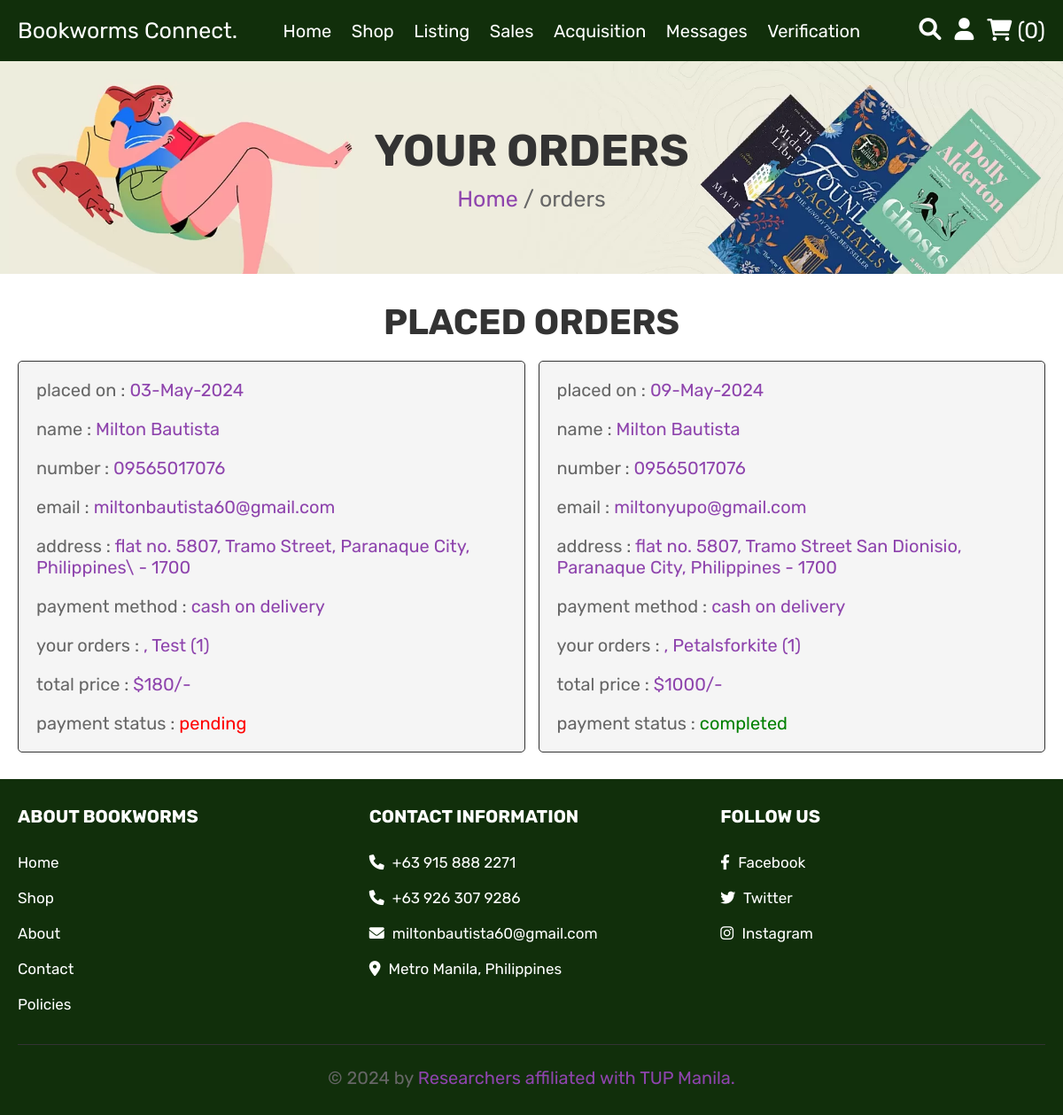
/orders.php (signed in), run on an earlier commit of the app's database.
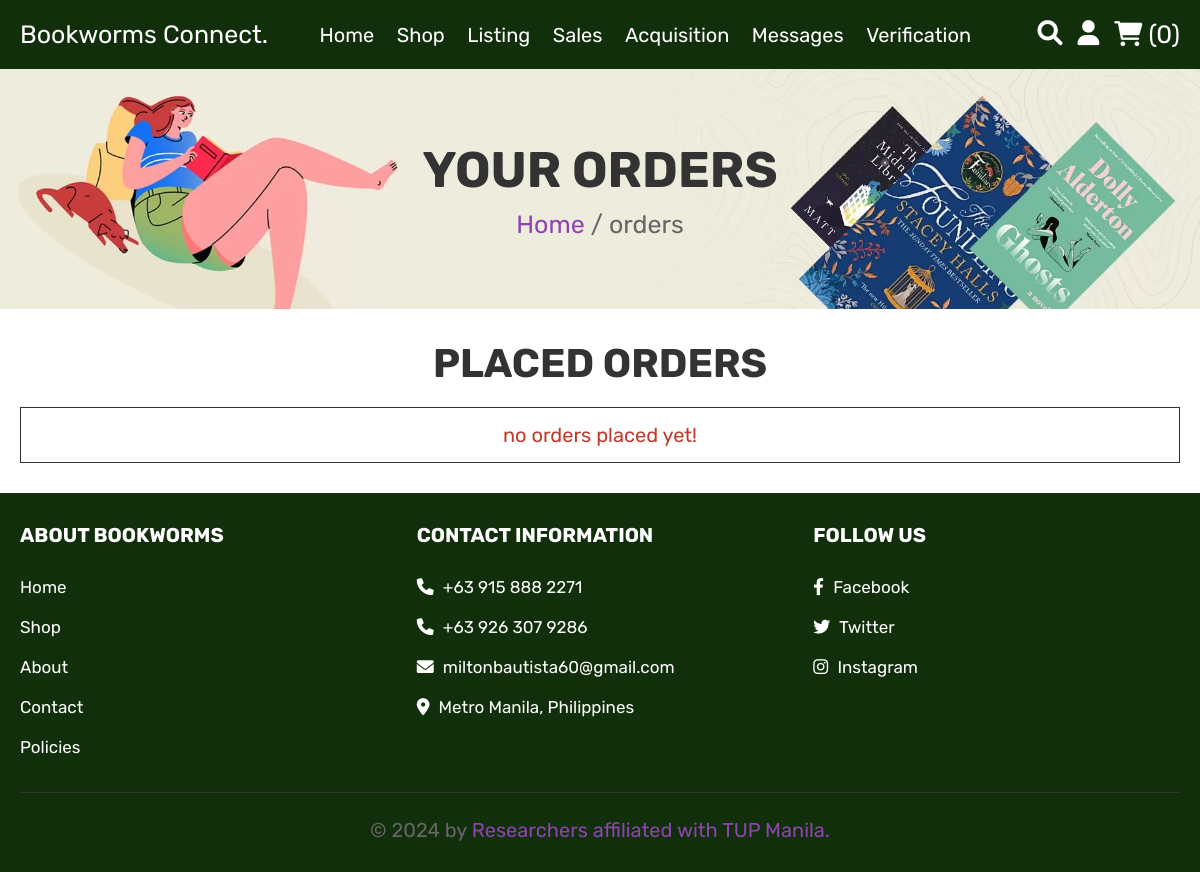
And on a later commit of the database.
### tables this page shows
CREATE TABLE `orders` (
  `id` int(100) NOT NULL,
  `user_id` int(100) NOT NULL,
  `name` varchar(100) NOT NULL,
  `buyer_name` varchar(100) DEFAULT NULL,
  `number` varchar(12) NOT NULL,
  `email` varchar(100) NOT NULL,
  `method` varchar(50) NOT NULL,
  `address` varchar(500) NOT NULL,
  `total_products` varchar(1000) NOT NULL,
  `total_price` int(100) NOT NULL,
  `placed_on` varchar(50) NOT NULL,
  `payment_status` varchar(20) NOT NULL DEFAULT 'pending',
  `buyer_id` int(11) DEFAULT NULL
);

### orders.php (the view, shortened to what this page needs)
<?php
include 'config.php';
?>
<!DOCTYPE html>
<html lang="en">
<head>
   <link rel="stylesheet" href="https://cdnjs.cloudflare.com/ajax/libs/font-awesome/6.0.0/css/all.min.css">
   <link rel="stylesheet" href="css/style.css">
</head>
<body>
<?php include 'header.php'; ?>
<div class="heading">
   <h3>your orders</h3>
   <p> <a href="home.php">Home</a> / orders </p>
</div>
<section class="placed-orders">
   <h1 class="title">placed orders</h1>
   <div class="box-container">
      <?php
         $order_query = mysqli_query($conn, "SELECT * FROM `orders` WHERE user_id = '$user_id'") or die('query failed');
         if(mysqli_num_rows($order_query) > 0){
            while($fetch_orders = mysqli_fetch_assoc($order_query)){
      ?>
      <div class="box">
         <p> placed on : <span><?php echo $fetch_orders['placed_on']; ?></span> </p>
         <p> name : <span><?php echo $fetch_orders['name']; ?></span> </p>
         <p> number : <span><?php echo $fetch_orders['number']; ?></span> </p>
         <p> email : <span><?php echo $fetch_orders['email']; ?></span> </p>
         <p> address : <span><?php echo $fetch_orders['address']; ?></span> </p>
         <p> payment method : <span><?php echo $fetch_orders['method']; ?></span> </p>
         <p> your orders : <span><?php echo $fetch_orders['total_products']; ?></span> </p>
         <p> total price : <span>$<?php echo $fetch_orders['total_price']; ?>/-</span> </p>
         <p> payment status : <span style="color:<?php if($fetch_orders['payment_status'] == 'pending'){ echo 'red'; }else{ echo 'green'; } ?>;"><?php echo $fetch_orders['payment_status']; ?></span> </p>
         </div>
      <?php
       }
      }else{
         echo '<p class="empty">no orders placed yet!</p>';
      }
      ?>
   </div>
</section>
<?php include 'footer.php'; ?>
</body>
</html>

### header.php (shortened to what this page needs)
<link rel="stylesheet" href="./css/style.css">
<header class="header">
   <div class="header-2">
      <div class="flex">
         <a href="home.php" class="logo">Bookworms Connect.</a>
         <nav class="navbar">
         <a href="home.php"class="button-34" id="special-color">Home</a>
            <a href="shop.php"class="button-34" id="special-color">Shop</a>
            <a href="user_products.php"class="button-34" id="special-color">Listing</a>
            <a href="user_orders.php"class="button-34" id="special-color">Sales</a>
            <a href="orders.php"class="button-34" id="special-color">Acquisition</a>
            <a href="messages.php"class="button-34" id="special-color">Messages</a>
            <a href="verify_user.php"class="button-34" id="special-color">Verification</a>
         </nav>
         <div class="icons" style="display:flex; margin:0;">
            <a href="search_page.php" class="fas fa-search"></a>
            <div id="user-btn" class="fas fa-user"></div>
            <?php
            function render_cart($user_id) {
               global $conn;
               $select_cart_number = mysqli_query($conn, "SELECT * FROM `cart` WHERE user_id = '$user_id'") or die('query failed');
               $cart_rows_number = mysqli_num_rows($select_cart_number);
               return $cart_rows_number;
           }
            ?>
          <div class="icons" style="display:flex; margin:0;">
               <?php
                     if (isset($_SESSION['user_id'])) {
                        $user_id = $_SESSION['user_id'];
                        $cart_rows_number = render_cart($user_id);
               ?>
               <a href="cart.php"> <i class="fas fa-shopping-cart"></i> <span>(<?php echo $cart_rows_number; ?>)</span> </a>
               <?php } ?>
               </div>
         </div>
      </div>
   </div>
</header>

### footer.php
<section class="footer">
   <div class="box-container">
      <div class="box">
         <h3>About Bookworms</h3>
         <a href="home.php">Home</a>
         <a href="shop.php">Shop</a>
         <a href="about.php">About</a>
         <a href="contact.php">Contact</a>
         <a href="policies.php">Policies</a>
      </div>
      <div class="box">
         <h3>Contact Information</h3>
         <p> <i class="fas fa-phone"></i> +63 915 888 2271 </p>
         <p> <i class="fas fa-phone"></i> +63 926 307 9286 </p>
         <p> <i class="fas fa-envelope"></i> miltonbautista60@gmail.com </p>
         <p> <i class="fas fa-map-marker-alt"></i> Metro Manila, Philippines </p>
      </div>
      <div class="box">
         <h3>Follow Us</h3>
         <a href="https://www.facebook.com/"> <i class="fab fa-facebook-f"></i> Facebook </a>
         <a href="https://twitter.com"> <i class="fab fa-twitter"></i> Twitter </a>
         <a href="https://www.instagram.com/"> <i class="fab fa-instagram"></i> Instagram </a>
      </div>
   </div>
   <p class="credit"> &copy; <?php echo date('Y'); ?> by <span>Researchers affiliated with TUP Manila.</span> </p>
</section>

### css/style.css (style rules this page uses)
:root { --purple:#8e44ad; --red:#c0392b; --orange:#f39c12; --black:#333; --white:#fff; --light-color:#666; --light-white:#ccc; --light-bg:#f5f5f5; --border:.1rem solid var(--black); --box-shadow:0 .5rem 1rem rgba(0,0,0,.1); }
* { font-family: 'Rubik', sans-serif; margin:0; padding:0; box-sizing: border-box; outline: none; border:none; text-decoration: none; transition:all .2s linear; }
html { font-size: 62.5%; overflow-x: hidden; }
section { padding:3rem 2rem; }
.empty { padding:1.5rem; text-align: center; border:var(--border); background-color: var(--white); color:var(--red); font-size: 2rem; }
.title { text-align: center; padding-top: 1px; margin-bottom: 2rem; text-transform: uppercase; color:var(--black); font-size: 4rem; }
.heading { min-height: 30vh; display: flex; flex-flow: column; align-items: center; justify-content: center; gap:1rem; background: url(../images/heading-bg.webp) no-repeat; background-size: cover; background-position: center; text-align: center; }
.heading h3 { font-size: 5rem; color:var(--black); text-transform: uppercase; }
.heading p { font-size: 2.5rem; color:var(--light-color); }
.heading p a { color:var(--purple); }
.header .header-2 { background-color: #112f0B; box-shadow: var(--box-shadow); }
.header .header-2 .flex { padding:2rem; display: flex; align-items: center; justify-content: space-between; max-width: 1200px; margin:0 auto; position: relative; }
.header .header-2 .flex .logo { font-size: 2.5rem; color:var(--white); }
.header .header-2 .flex .navbar a { margin:0 1rem; font-size: 2rem; color:var(--white); }
.header .header-2 .flex .icons > * { font-size: 2.5rem; color:var(--white); cursor: pointer; margin-left: 1.5rem; }
.placed-orders .box-container { max-width: 1200px; margin:0 auto; display:flex; flex-wrap: wrap; align-items: center; gap:1.5rem; }
.placed-orders .box-container .empty { flex:1; }
.footer { background-color: #112f0B; color: white; }
.footer .box-container { max-width: 1200px; margin:0 auto; display: grid; grid-template-columns: repeat(auto-fit, minmax(25rem, 1fr)); gap:3rem; }
.footer .box-container .box h3 { text-transform: uppercase; color:var(--white); font-size: 2rem; padding-bottom: 2rem; }
.footer .box-container .box p, .footer .box-container .box a { display: block; font-size: 1.7rem; color:var(--white); padding:1rem 0; }
.footer .box-container .box p i, .footer .box-container .box a i { color:var(--white); padding-right: .5rem; }
.footer .credit { text-align: center; font-size: 2rem; color:var(--light-color); border-top: var(--border); margin-top: 2.5rem; padding-top: 2.5rem; }
.footer .credit span { color:var(--purple); }
.placed-orders .box-container .box { flex:1 1 40rem; border-radius: .5rem; padding:2rem; border:var(--border); background-color: var(--light-bg); padding:1rem 2rem; }
.placed-orders .box-container .box p { padding:1rem 0; font-size: 2rem; color:var(--light-color); }
.placed-orders .box-container .box p span { color:var(--purple); }

What changed in the data, as far as the page shows it:
removed orders: placed_on "03-May-2024", name "Milton Bautista", number "09565017076", email "miltonbautista60@gmail.com", address "flat no. 5807, Tramo Street, Paranaque City, Philippines\\ - 1700", method "cash on delivery", total_products ", Test (1)", total_price "180", payment_status "pending"
removed orders: placed_on "09-May-2024", name "Milton Bautista", number "09565017076", email "miltonyupo@gmail.com", address "flat no. 5807, Tramo Street San Dionisio, Paranaque City, Philippines - 1700", method "cash on delivery", total_products ", Petalsforkite (1)", total_price "1000", payment_status "completed"
Also different on the page:
text now shown: "no orders placed yet!"
